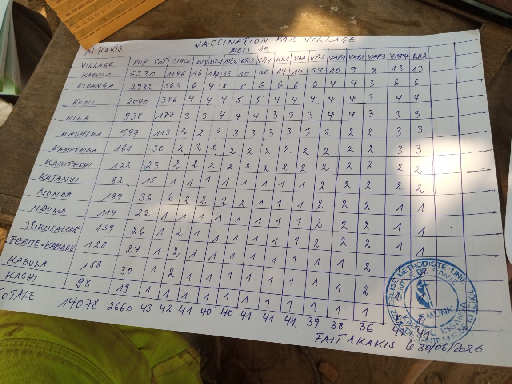
#> input picture data/images_selection/G932UjO6yne_2026-07-18_b0weF1a6OFO.png, 512 x 384 px
$ python contrast.py ../data/images_selection/G932UjO6yne_2026-07-18_b0weF1a6OFO.png
#> lines starting #> are read from the running program, lines starting #| are printed output that depends on the picture; after the words box and inside, x2 and y2 are one past the last pixel; in counts of white or black regions, pixels touching at a corner belong together
### preprocessing/table_crop.py
"""Find the table in a form photo and crop it out, flattened to a rectangle.

Run from the project root, ideally on photos already turned upright by orientation.py:
    python preprocessing/table_crop.py results/debug_orientation/*_upright.png

Steps:
1. Lines: keep only the long horizontal and vertical strokes of the image (ruled lines).
2. Table: among the connected groups of lines, keep the one where the most lines cross.
   A table grid has many crossings; the page edge or a single box has only a few.
3. Crop: fit 4 corners around that group and warp them to a rectangle, which also fixes
   perspective (a table photographed at an angle looks like a trapezoid). If the corners are
   tilted more than MAX_CORNER_TILT, they are not trusted and the straight bounding box is used.

For each photo it saves the crop and the original with the table outline drawn on it to
results/debug_table/, so the result can be checked by eye.
"""

import sys
from pathlib import Path

import cv2
import numpy as np

MAX_CORNER_TILT = 10  # degrees; a table outline tilted more than this (after deskew) is not trusted


def line_masks(gray: np.ndarray, bridge: int = 0) -> tuple[np.ndarray, np.ndarray]:
    """Find the long horizontal and vertical lines of an image.

    Args:
        gray: Grayscale image, roughly upright.
        bridge: Gaps up to this many pixels along a line are closed before the long-stroke test, so broken or
            faint lines are kept. 0 closes nothing.

    Returns:
        Two binary masks (255 = line): horizontal lines and vertical lines.
    """
    h, w = gray.shape
    # Ink becomes white on black. The neighbourhood size follows the image size.
    block = max(15, min(h, w) // 50) | 1
    binary = cv2.adaptiveThreshold(gray, 255, cv2.ADAPTIVE_THRESH_MEAN_C, cv2.THRESH_BINARY_INV, block, 10)
    binary_h, binary_v = binary, binary
    if bridge:
        binary_h = cv2.morphologyEx(binary, cv2.MORPH_CLOSE, cv2.getStructuringElement(cv2.MORPH_RECT, (bridge, 1)))
        binary_v = cv2.morphologyEx(binary, cv2.MORPH_CLOSE, cv2.getStructuringElement(cv2.MORPH_RECT, (1, bridge)))

    # Opening with a long, thin kernel keeps only strokes at least that long (lines, not text).
    # At least 1 pixel, so a tiny crop doesn't crash.
    long_h = cv2.getStructuringElement(cv2.MORPH_RECT, (max(w // 30, 1), 1))
    long_v = cv2.getStructuringElement(cv2.MORPH_RECT, (1, max(h // 30, 1)))
    return cv2.morphologyEx(binary_h, cv2.MORPH_OPEN, long_h), cv2.morphologyEx(binary_v, cv2.MORPH_OPEN, long_v)


# [97 lines left out: functions find_table, edge_tilt, order_corners, warp_to_rectangle, not called in this run]


# [28 lines that do not run on import are left out]

### preprocessing/contrast.py
"""Even out the lighting and raise the contrast, so faint table lines stand out from the paper.

Shadows and tinted paper make one part of the page darker than another, so a line in a bright corner and the
paper in a dark corner can have the same grey level. Dividing by the paper level found around each pixel removes
that, and leaves the paper white and the ink dark everywhere.

Run from the project root:
    python preprocessing/contrast.py data/images_selection/*.png

Methods:
- flatten: estimate the paper level with a closing (a max filter then a min filter, which removes dark strokes
  thinner than the kernel), and divide the image by it. Removes shadows and uneven lighting.
- clahe: CLAHE (local histogram equalisation). Raises local contrast, but also raises the paper's noise.
- flatten_clahe: flatten, then CLAHE.
- flatten_stretch: flatten, then stretch so the darkest ink becomes black (faint lines get darker).

For each photo it prints how dark the ruled lines are compared with the paper before and after each method, and
saves a strip with the original and every method side by side to results/debug_contrast/.
"""

import sys
from pathlib import Path

import cv2
import numpy as np
from table_crop import line_masks

PAPER_FRACTION = 1 / 20  # size of the closing that finds the paper level, as a share of the shorter side
TILE_WIDTH = 300


def flatten(gray: np.ndarray, size_fraction: float = PAPER_FRACTION) -> np.ndarray:
    """Divide the image by its local paper level, so the paper becomes evenly white.

    Args:
        gray: Grayscale image.
        size_fraction: Size of the closing, as a share of the shorter side. It must be wider than the lines and
            handwriting, so they are removed from the paper level.

    Returns:
        The evened-out image: paper near 255, ink darker.
    """
    size = max(15, int(min(gray.shape) * size_fraction)) | 1
    paper = cv2.morphologyEx(gray, cv2.MORPH_CLOSE, cv2.getStructuringElement(cv2.MORPH_ELLIPSE, (size, size)))
    return cv2.divide(gray, paper, scale=255)


def clahe(gray: np.ndarray) -> np.ndarray:
    """Raise the local contrast with CLAHE.

    Args:
        gray: Grayscale image.

    Returns:
        The equalised image.
    """
    return cv2.createCLAHE(clipLimit=2.0, tileGridSize=(8, 8)).apply(gray)


def stretch_ink(gray: np.ndarray, ink_percentile: float = 1.0) -> np.ndarray:
    """Stretch the grey levels so the darkest ink becomes black and the paper stays white.

    Args:
        gray: Grayscale image, paper near white (e.g. after flatten()).
        ink_percentile: Share (%) of the darkest pixels that become fully black.

    Returns:
        The stretched image.
    """
    low = np.percentile(gray, ink_percentile)
    scaled = (gray.astype(np.float32) - low) * 255 / max(255 - low, 1.0)
    return np.clip(scaled, 0, 255).astype(np.uint8)


METHODS = {
    "flatten": flatten,
    "clahe": clahe,
    "flatten_clahe": lambda gray: clahe(flatten(gray)),
    "flatten_stretch": lambda gray: stretch_ink(flatten(gray)),
}


def line_contrast(gray: np.ndarray) -> float:
    """Measure how much darker the ruled lines are than the paper, in units of the paper's noise.

    Args:
        gray: Grayscale image.

    Returns:
        (median paper level - median line level) / paper standard deviation; 0.0 if no lines are found.
    """
    horizontal, vertical = line_masks(gray)
    lines = (horizontal | vertical) > 0
    paper = cv2.dilate((horizontal | vertical), np.ones((7, 7), np.uint8)) == 0
    if not lines.any() or not paper.any():
        return 0.0
    return float((np.median(gray[paper]) - np.median(gray[lines])) / max(gray[paper].std(), 1.0))


if __name__ == "__main__":
    out_dir = Path("results/debug_contrast")
    out_dir.mkdir(parents=True, exist_ok=True)

    print(f"{'photo':<45}{'original':>10}" + "".join(f"{name:>17}" for name in METHODS))
    # One or more photos, e.g. data/images_selection/*.png
    for photo_path in map(Path, sys.argv[1:]):
        image = cv2.imread(str(photo_path), cv2.IMREAD_GRAYSCALE)
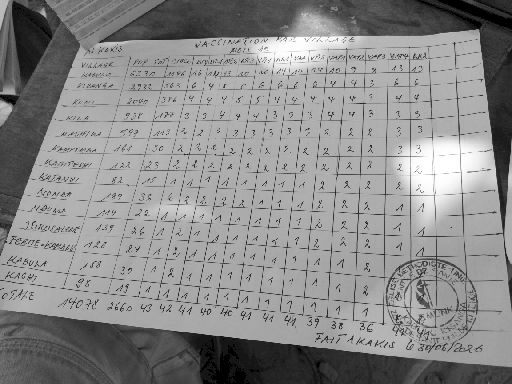
#> image: shape (384, 512); min 0, max 255, mean 138.9
        if image is None:
            print(f"{photo_path.name:<45}could not read")
            continue

        results = {"original": image} | {name: method(image) for name, method in METHODS.items()}
#> in clahe (call 2), `return cv2.createCLAHE(clipLimit=2.0, tileGridSize=(8, 8)).apply(gray)`:
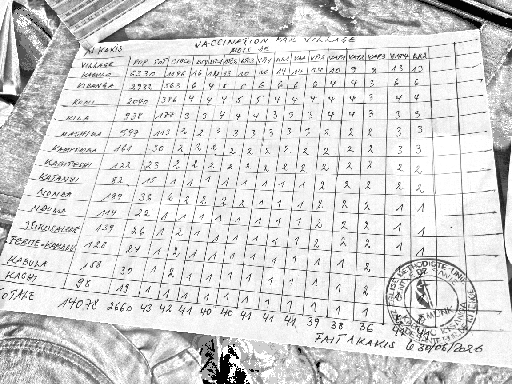
#> returned value: shape (384, 512); min 1, max 255, mean 215.5
#> in stretch_ink, `low = np.percentile(gray, ink_percentile)`: low = 50
#> in stretch_ink, `return np.clip(scaled, 0, 255).astype(np.uint8)`:
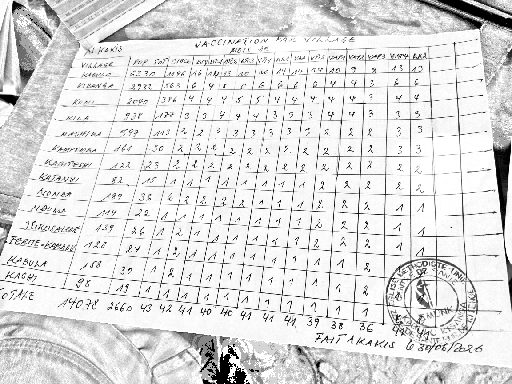
#> returned value: shape (384, 512); min 0, max 255, mean 222.7
#> results = 5 items
        tiles = [cv2.resize(r, (TILE_WIDTH, int(r.shape[0] * TILE_WIDTH / r.shape[1]))) for r in results.values()]
#> tiles = 5 items
        cv2.imwrite(str(out_dir / f"{photo_path.stem}_strip.png"), np.hstack(tiles))
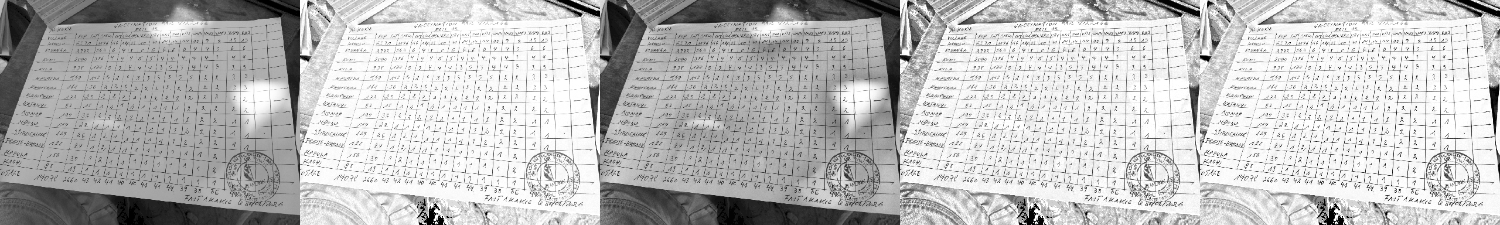
#> saved as G932UjO6yne_2026-07-18_b0weF1a6OFO_strip.png: shape (225, 1500); min 0, max 255, mean 189.3
        print(
            f"{photo_path.name:<45}"
            + "".join(
                f"{line_contrast(r):>10.1f}" if name == "original" else f"{line_contrast(r):>17.1f}"
                for name, r in results.items()
            )
        )
#> in line_masks, `binary = cv2.adaptiveThreshold(gray, 255, cv2.ADAPTIVE_THRESH_MEAN_C, ..`:
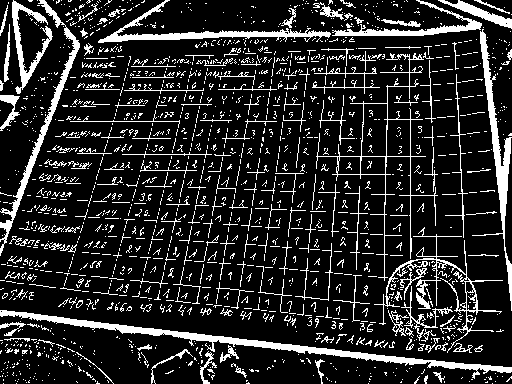
#> binary: shape (384, 512); 15.8% white; 1673 white regions (1479 under 20 px), largest, box (x1, y1, x2, y2) and area: (0, 310, 512, 379) 3204, (472, 29, 512, 311) 1802, (98, 0, 331, 43) 1612
#> in line_contrast (call 5), `lines = (horizontal | vertical) > 0`:
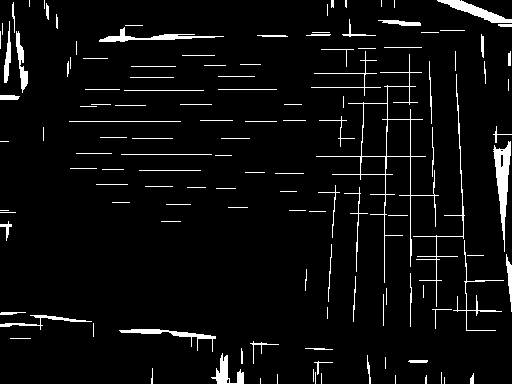
#> lines: shape (384, 512) bool; 4.9% white; 131 white regions (43 under 20 px), largest, box (x1, y1, x2, y2) and area: (316, 54, 439, 283) 1036, (493, 141, 511, 252) 836, (437, 0, 512, 23) 565
#> in line_contrast (call 5), `paper = cv2.dilate((horizontal | vertical), np.ones((7, 7), np.uint8))..`:
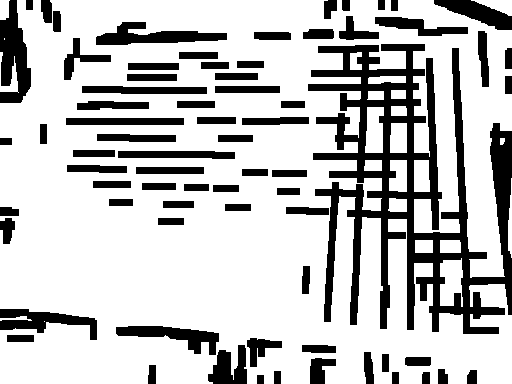
#> paper: shape (384, 512) bool; 75.5% white; 73 black regions, largest, box (x1, y1, x2, y2) and area: (308, 44, 512, 334) 21306, (0, 0, 31, 103) 2046, (96, 22, 227, 45) 1548
#| G932UjO6yne_2026-07-18_b0weF1a6OFO.png              2.0              2.7              2.0              2.6              2.6

    print(f"Saved results to {out_dir}/")

$ run again, on data/images_selection/GB2wYkCK6WB_2026-07-25_IABIrepfCeV.png
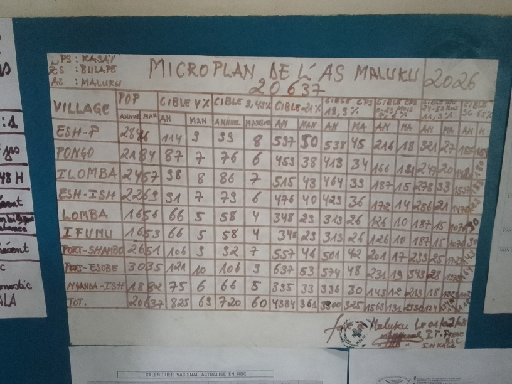
#> input picture data/images_selection/GB2wYkCK6WB_2026-07-25_IABIrepfCeV.png, 512 x 384 px
#> low = 99
#> results = 5 items
#> in line_masks, `binary = cv2.adaptiveThreshold(gray, 255, cv2.ADAPTIVE_THRESH_MEAN_C, ..`:
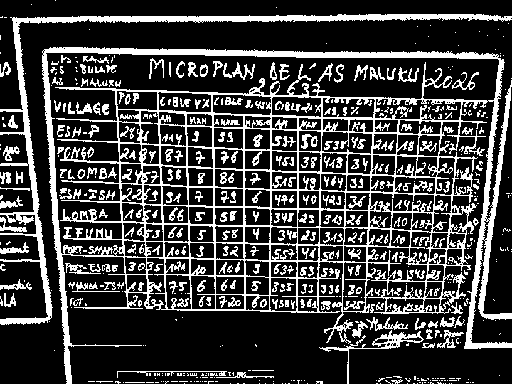
#> binary: shape (384, 512); 24.7% white; 592 white regions (294 under 20 px), largest, box (x1, y1, x2, y2) and area: (42, 47, 512, 384) 28223, (0, 14, 512, 325) 5290, (319, 330, 424, 384) 593
#> horizontal: shape (384, 512); 7.3% white; 56 white regions (2 under 20 px), largest, box (x1, y1, x2, y2) and area: (44, 47, 501, 59) 2435, (12, 14, 512, 22) 2272, (55, 87, 488, 102) 849
#> vertical: shape (384, 512); 5.9% white; 69 white regions (26 under 20 px), largest, box (x1, y1, x2, y2) and area: (43, 50, 72, 384) 1734, (13, 18, 52, 321) 1612, (466, 59, 501, 350) 1328
#> lines: shape (384, 512) bool; 12.9% white; 47 white regions (19 under 20 px), largest, box (x1, y1, x2, y2) and area: (55, 65, 488, 317) 12389, (43, 47, 512, 384) 5783, (0, 14, 512, 324) 4521
#> binary: shape (384, 512); 25.8% white in thin lines or dots
#> horizontal: shape (384, 512); 5.2% white in thin lines or dots
#> vertical: shape (384, 512); 4.7% white; 71 white regions (36 under 20 px), largest, box (x1, y1, x2, y2) and area: (470, 82, 511, 315) 2557, (211, 93, 216, 312) 437, (157, 91, 167, 311) 434
#> lines: shape (384, 512) bool; 9.7% white in thin lines or dots
#> binary: shape (384, 512); 28.4% white; 1035 white regions (758 under 20 px), largest, box (x1, y1, x2, y2) and area: (41, 46, 512, 384) 34372, (0, 13, 512, 326) 5522, (117, 370, 274, 378) 425
#> horizontal: shape (384, 512); 8.6% white; 47 white regions (7 under 20 px), largest, box (x1, y1, x2, y2) and area: (41, 47, 501, 59) 2638, (0, 14, 512, 22) 2293, (53, 87, 500, 102) 985
#> vertical: shape (384, 512); 6.9% white; 70 white regions (33 under 20 px), largest, box (x1, y1, x2, y2) and area: (42, 50, 72, 384) 1883, (13, 18, 52, 323) 1708, (466, 54, 501, 350) 1546
#> lines: shape (384, 512) bool; 15.1% white; 50 white regions (27 under 20 px), largest, box (x1, y1, x2, y2) and area: (41, 47, 512, 384) 23294, (0, 14, 512, 324) 4666, (315, 334, 417, 384) 329
#> binary: shape (384, 512); 31.6% white in thin lines or dots
#> horizontal: shape (384, 512); 6.2% white in thin lines or dots
#> vertical: shape (384, 512); 5.3% white; 81 white regions (42 under 20 px), largest, box (x1, y1, x2, y2) and area: (469, 82, 511, 319) 2665, (157, 91, 167, 312) 472, (211, 93, 216, 312) 469
#> lines: shape (384, 512) bool; 11.1% white in thin lines or dots
#> binary: shape (384, 512); 29.2% white in thin lines or dots
#> horizontal: shape (384, 512); 5.8% white in thin lines or dots
#> vertical: shape (384, 512); 5.2% white; 73 white regions (38 under 20 px), largest, box (x1, y1, x2, y2) and area: (469, 82, 511, 319) 2849, (157, 91, 167, 311) 461, (211, 93, 216, 312) 455
#> lines: shape (384, 512) bool; 10.6% white in thin lines or dots
#> in line_contrast (call 5), `paper = cv2.dilate((horizontal | vertical), np.ones((7, 7), np.uint8))..`:
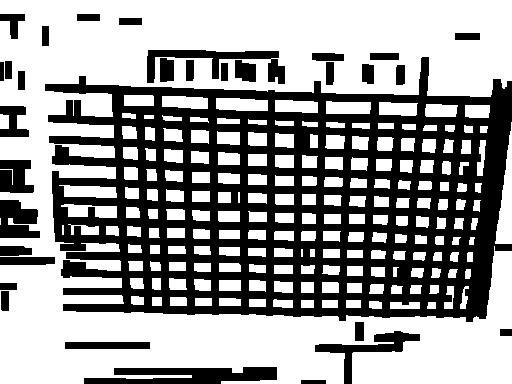
#> paper: shape (384, 512) bool; 59.8% white; 32 black regions, largest, box (x1, y1, x2, y2) and area: (45, 57, 512, 322) 65838, (84, 367, 277, 384) 2321, (147, 50, 285, 84) 1651
#| GB2wYkCK6WB_2026-07-25_IABIrepfCeV.png              0.9              2.2              1.3              2.2              2.2

$ run again, on data/images_selection/GhDQvinSZTM_2026-07-22_lGBD0DqUKiW.png
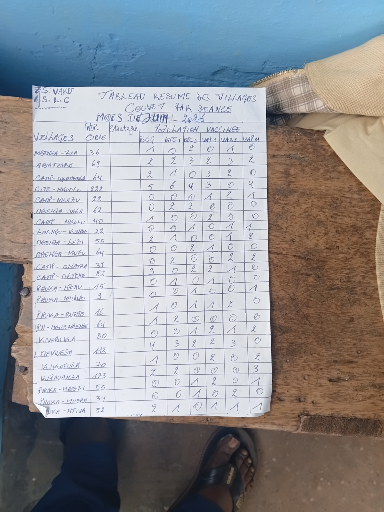
#> input picture data/images_selection/GhDQvinSZTM_2026-07-22_lGBD0DqUKiW.png, 384 x 512 px
#> low = 126
#> results = 5 items
#> in line_masks, `binary = cv2.adaptiveThreshold(gray, 255, cv2.ADAPTIVE_THRESH_MEAN_C, ..`:
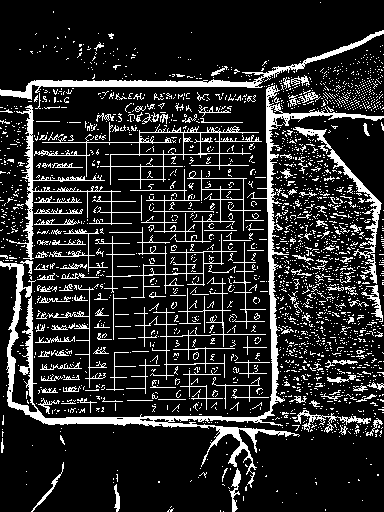
#> binary: shape (512, 384); 15.9% white; 2362 white regions (2210 under 20 px), largest, box (x1, y1, x2, y2) and area: (0, 85, 384, 488) 6894, (0, 30, 384, 100) 2335, (9, 105, 142, 260) 1456
#> horizontal: shape (512, 384); 4.6% white; 184 white regions (93 under 20 px), largest, box (x1, y1, x2, y2) and area: (25, 412, 288, 434) 1667, (29, 80, 263, 88) 1334, (267, 113, 384, 119) 380
#> vertical: shape (512, 384); 2.4% white; 60 white regions (6 under 20 px), largest, box (x1, y1, x2, y2) and area: (266, 89, 277, 412) 1344, (29, 105, 33, 260) 409, (28, 296, 33, 405) 374
#> lines: shape (512, 384) bool; 6.9% white; 107 white regions (57 under 20 px), largest, box (x1, y1, x2, y2) and area: (252, 89, 384, 412) 1798, (25, 412, 288, 449) 1683, (0, 80, 263, 100) 1539
#> binary: shape (512, 384); 19.9% white in thin lines or dots
#> horizontal: shape (512, 384); 3.9% white in thin lines or dots
#> vertical: shape (512, 384); 1.8% white in thin lines or dots, all inside (x1, y1, x2, y2) = (3, 120, 276, 512)
#> lines: shape (512, 384) bool; 5.6% white in thin lines or dots
#> binary: shape (512, 384); 20.6% white in thin lines or dots
#> horizontal: shape (512, 384); 5.6% white; 218 white regions (107 under 20 px), largest, box (x1, y1, x2, y2) and area: (25, 412, 307, 436) 1740, (27, 80, 260, 87) 1369, (267, 113, 384, 120) 519
#> vertical: shape (512, 384); 2.4% white; 63 white regions (3 under 20 px), largest, box (x1, y1, x2, y2) and area: (266, 89, 277, 412) 1214, (12, 264, 22, 345) 369, (28, 296, 33, 405) 297
#> lines: shape (512, 384) bool; 7.9% white; 121 white regions (73 under 20 px), largest, box (x1, y1, x2, y2) and area: (34, 122, 265, 244) 2260, (252, 89, 384, 412) 1880, (25, 412, 307, 450) 1757
#> binary: shape (512, 384); 27.4% white in thin lines or dots
#> horizontal: shape (512, 384); 5.9% white; 323 white regions (169 under 20 px), largest, box (x1, y1, x2, y2) and area: (33, 79, 258, 87) 973, (267, 113, 384, 120) 539, (305, 39, 372, 61) 387
#> vertical: shape (512, 384); 2.4% white; 77 white regions (10 under 20 px), largest, box (x1, y1, x2, y2) and area: (266, 101, 276, 411) 830, (232, 450, 240, 512) 280, (2, 332, 11, 454) 277
#> lines: shape (512, 384) bool; 8.1% white; 214 white regions (124 under 20 px), largest, box (x1, y1, x2, y2) and area: (53, 101, 384, 411) 3212, (34, 118, 267, 244) 2284, (117, 276, 270, 412) 1278
#> binary: shape (512, 384); 25.1% white in thin lines or dots
#> horizontal: shape (512, 384); 5.3% white in thin lines or dots
#> vertical: shape (512, 384); 2.2% white in thin lines or dots, all inside (x1, y1, x2, y2) = (2, 102, 366, 512)
#> lines: shape (512, 384) bool; 7.3% white in thin lines or dots
#> in line_contrast (call 5), `paper = cv2.dilate((horizontal | vertical), np.ones((7, 7), np.uint8))..`:
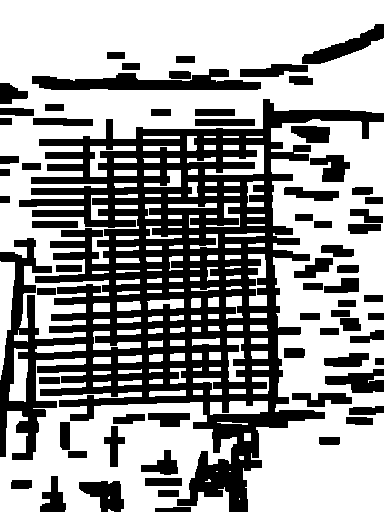
#> paper: shape (512, 384) bool; 60.2% white; 67 black regions, largest, box (x1, y1, x2, y2) and area: (0, 99, 384, 512) 57356, (32, 69, 261, 90) 2703, (302, 24, 384, 64) 1123
#| GhDQvinSZTM_2026-07-22_lGBD0DqUKiW.png              0.0              2.6              0.5              2.3              2.6

$ run again, on data/images_selection/H4QLq1vgikA_2026-07-27_i3cI91lpRtW.png
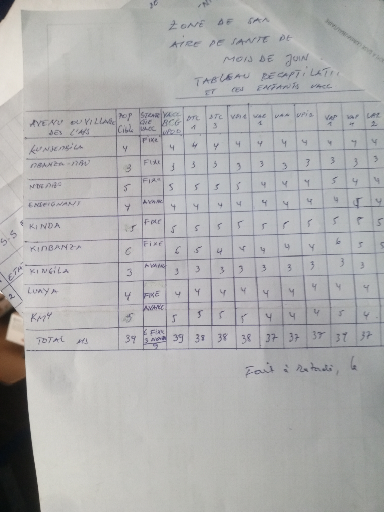
#> input picture data/images_selection/H4QLq1vgikA_2026-07-27_i3cI91lpRtW.png, 384 x 512 px
#> low = 149
#> results = 5 items
#> binary: shape (512, 384); 8.8% white in thin lines or dots
#> horizontal: shape (512, 384); 2.6% white in thin lines or dots, all inside (x1, y1, x2, y2) = (0, 11, 384, 387)
#> vertical: shape (512, 384); 2.4% white; 24 white regions (3 under 20 px), largest, box (x1, y1, x2, y2) and area: (20, 345, 40, 512) 1053, (227, 105, 237, 350) 323, (317, 110, 331, 329) 316
#> lines: shape (512, 384) bool; 4.8% white in thin lines or dots
#> binary: shape (512, 384); 9.5% white in thin lines or dots
#> horizontal: shape (512, 384); 2.9% white in thin lines or dots
#> vertical: shape (512, 384); 2% white in thin lines or dots
#> lines: shape (512, 384) bool; 4.8% white in thin lines or dots
#> binary: shape (512, 384); 13% white in thin lines or dots
#> horizontal: shape (512, 384); 3.4% white in thin lines or dots
#> vertical: shape (512, 384); 3% white; 18 white regions, largest, box (x1, y1, x2, y2) and area: (20, 345, 40, 512) 1033, (364, 108, 382, 347) 456, (341, 101, 357, 347) 444
#> lines: shape (512, 384) bool; 6.2% white in thin lines or dots
#> binary: shape (512, 384); 15.1% white in thin lines or dots
#> horizontal: shape (512, 384); 3.6% white in thin lines or dots
#> vertical: shape (512, 384); 2.7% white in thin lines or dots
#> lines: shape (512, 384) bool; 6% white in thin lines or dots
#> binary: shape (512, 384); 13.4% white in thin lines or dots
#> horizontal: shape (512, 384); 3.4% white in thin lines or dots
#> vertical: shape (512, 384); 2.5% white in thin lines or dots
#> lines: shape (512, 384) bool; 5.6% white in thin lines or dots
#> in line_contrast (call 5), `paper = cv2.dilate((horizontal | vertical), np.ones((7, 7), np.uint8))..`:
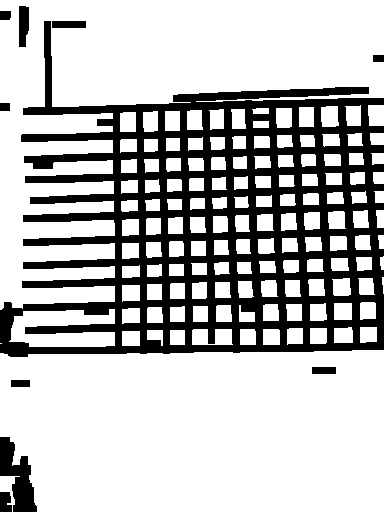
#> paper: shape (512, 384) bool; 72.7% white; 10 black regions, largest, box (x1, y1, x2, y2) and area: (0, 21, 384, 357) 50767, (0, 437, 37, 512) 1484, (19, 6, 29, 47) 366
#| H4QLq1vgikA_2026-07-27_i3cI91lpRtW.png              1.5              3.2              1.8              3.3              3.3
